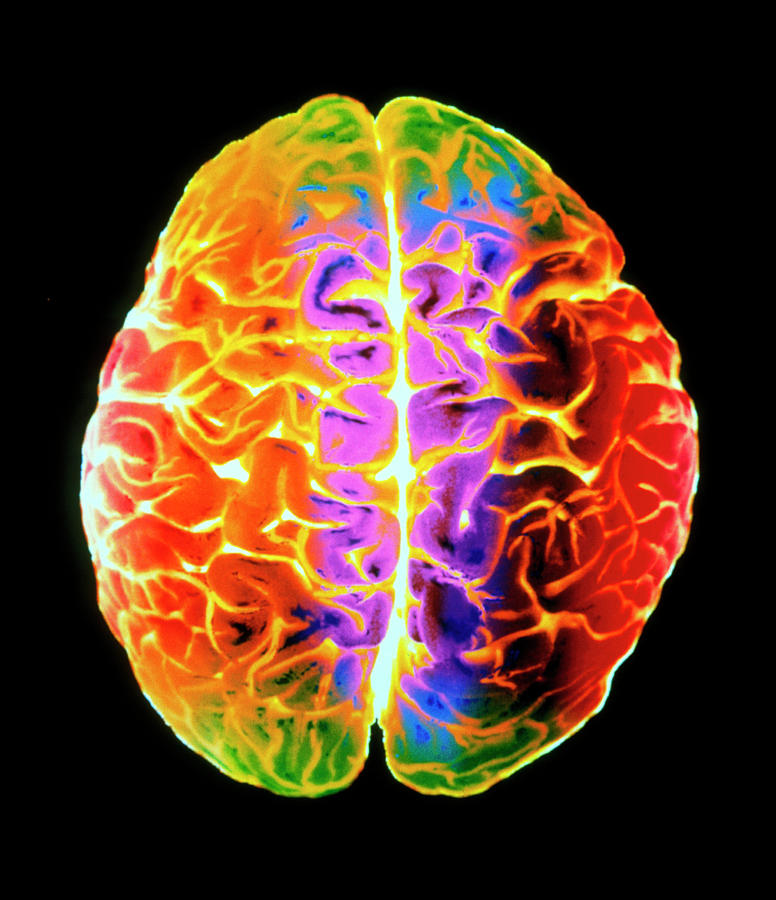
%> input picture images/coloured 3D MRI.jpg, 776 x 900 px
$ octave img_compression.m   (GNU Octave 9; MATLAB toolbox functions it lacks are replaced by stand-ins)
%> lines starting %> are read from the running program, lines starting %| are printed output that depends on the picture
I = imread("coloured 3D MRI.jpg");
%> I is the input picture: size 900x776x3 uint8; mean R, G, B 93.9, 56.9, 37.6
I1 = rgb2gray(I);
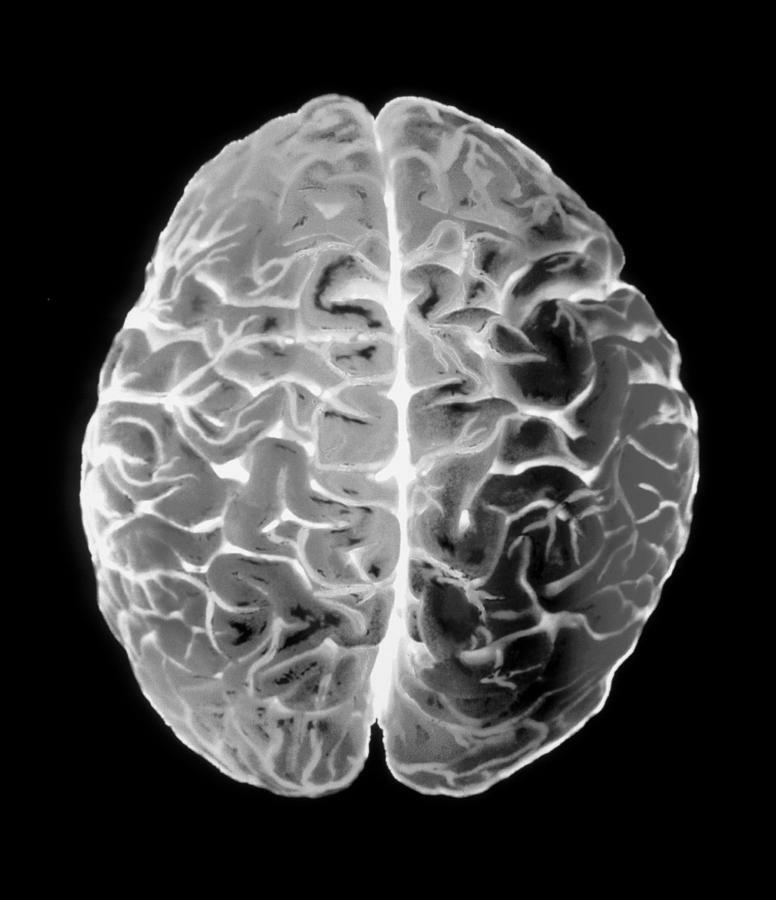
%> I1: size 900x776 uint8; min 0, max 251, mean 65.8
T = dctmtx(8);
f1 = @(block_struct) dct2(block_struct.data);
f2 = @(block_struct) idct2(block_struct.data);
B = blockproc(I1,[8 8],f1);
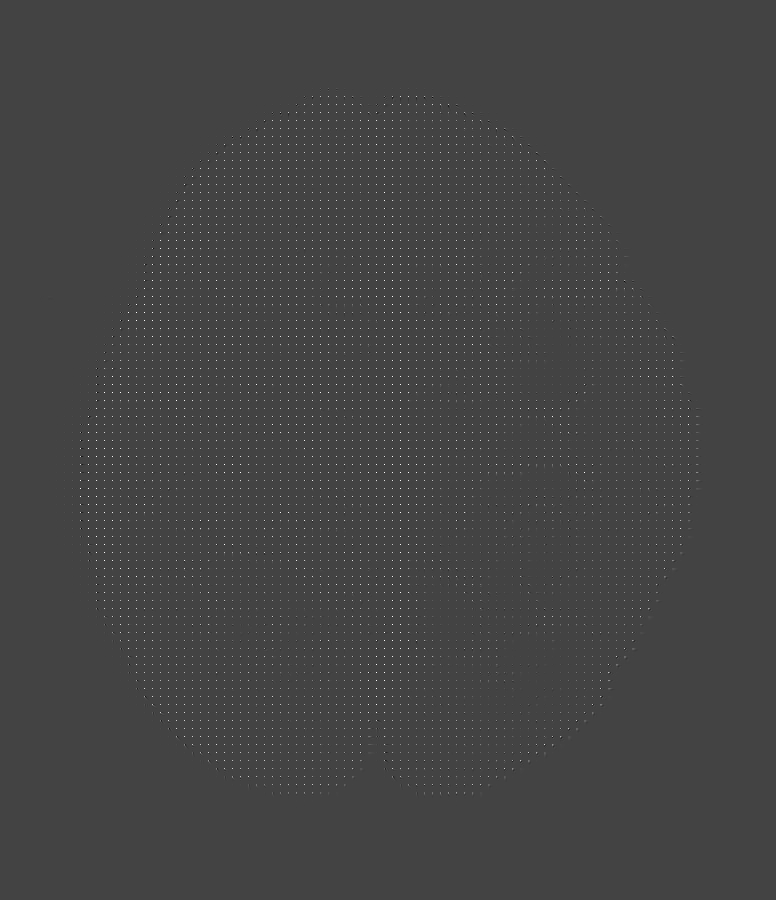
%> B: size 900x776 double; min -700, max 1957.5, mean 8.2; drawn with min black and max white
depth =find(abs(B) < 150);
%> depth = 691331 values from 1 to 698400
B(depth) = zeros(size(depth));
B1 = blockproc(B,[8 8],f2)/255;
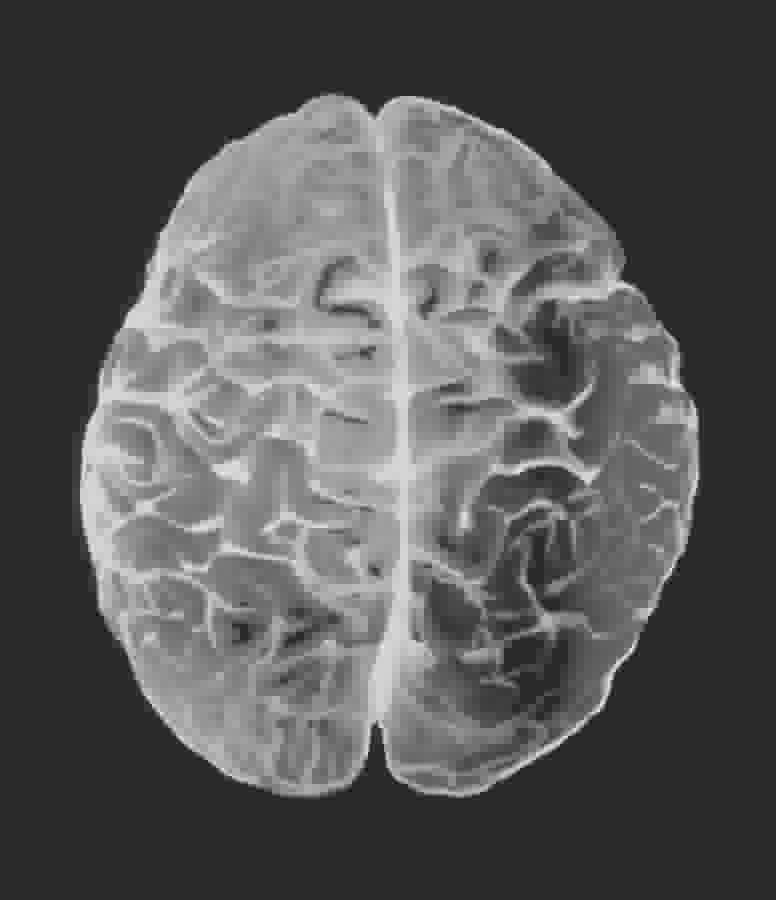
%> B1: size 900x776 double; min -0.234, max 1.18, mean 0.257; drawn with min black and max white
imwrite(B1,"compressed_img.jpg");
subplot(121);
imshow(I1);title("Original image");
subplot(122);
imshow(B1);title("Compressed image");
R = imfinfo("coloured 3D MRI.jpg");
r1 = R.FileSize;
R1 = imfinfo("compressed_img.jpg");
r2 = R1.FileSize;
compression_ratio = r1/r2;
disp("Compression ratio = ");disp(compression_ratio);
